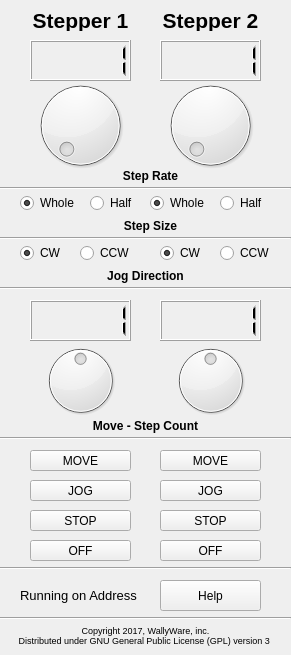
<?xml version="1.0" encoding="UTF-8"?>
<ui version="4.0">
 <class>MCform</class>
 <widget class="QWidget" name="MCform">
  <property name="geometry">
   <rect>
    <x>0</x>
    <y>0</y>
    <width>291</width>
    <height>655</height>
   </rect>
  </property>
  <property name="windowTitle">
   <string>Stepper Controller</string>
  </property>
  <property name="windowIcon">
   <iconset>
    <normaloff>Assets/Icon32X32.png</normaloff>Assets/Icon32X32.png</iconset>
  </property>
  <widget class="QLCDNumber" name="SRD1">
   <property name="geometry">
    <rect>
     <x>30</x>
     <y>40</y>
     <width>101</width>
     <height>41</height>
    </rect>
   </property>
   <property name="value" stdset="0">
    <double>1.000000000000000</double>
   </property>
  </widget>
  <widget class="QLCDNumber" name="SCD1">
   <property name="geometry">
    <rect>
     <x>30</x>
     <y>300</y>
     <width>101</width>
     <height>41</height>
    </rect>
   </property>
   <property name="value" stdset="0">
    <double>1.000000000000000</double>
   </property>
  </widget>
  <widget class="QDial" name="SR1">
   <property name="geometry">
    <rect>
     <x>30</x>
     <y>70</y>
     <width>101</width>
     <height>111</height>
    </rect>
   </property>
   <property name="minimum">
    <number>1</number>
   </property>
   <property name="maximum">
    <number>500</number>
   </property>
   <property name="value">
    <number>1</number>
   </property>
   <property name="sliderPosition">
    <number>1</number>
   </property>
   <property name="notchesVisible">
    <bool>false</bool>
   </property>
  </widget>
  <widget class="QPushButton" name="MOVE1">
   <property name="geometry">
    <rect>
     <x>30</x>
     <y>450</y>
     <width>101</width>
     <height>21</height>
    </rect>
   </property>
   <property name="text">
    <string>MOVE</string>
   </property>
   <attribute name="buttonGroup">
    <string notr="true">buttonGroup_3</string>
   </attribute>
  </widget>
  <widget class="QPushButton" name="JOG1">
   <property name="geometry">
    <rect>
     <x>30</x>
     <y>480</y>
     <width>101</width>
     <height>21</height>
    </rect>
   </property>
   <property name="text">
    <string>JOG</string>
   </property>
   <attribute name="buttonGroup">
    <string notr="true">buttonGroup_3</string>
   </attribute>
  </widget>
  <widget class="QPushButton" name="STOP1">
   <property name="geometry">
    <rect>
     <x>30</x>
     <y>510</y>
     <width>101</width>
     <height>21</height>
    </rect>
   </property>
   <property name="text">
    <string>STOP</string>
   </property>
   <attribute name="buttonGroup">
    <string notr="true">buttonGroup_3</string>
   </attribute>
  </widget>
  <widget class="QDial" name="SC1">
   <property name="geometry">
    <rect>
     <x>30</x>
     <y>340</y>
     <width>101</width>
     <height>81</height>
    </rect>
   </property>
   <property name="minimum">
    <number>-1000</number>
   </property>
   <property name="maximum">
    <number>1000</number>
   </property>
   <property name="sliderPosition">
    <number>1</number>
   </property>
  </widget>
  <widget class="QPushButton" name="OFF1">
   <property name="geometry">
    <rect>
     <x>30</x>
     <y>540</y>
     <width>101</width>
     <height>21</height>
    </rect>
   </property>
   <property name="text">
    <string>OFF</string>
   </property>
   <attribute name="buttonGroup">
    <string notr="true">buttonGroup_3</string>
   </attribute>
  </widget>
  <widget class="QLabel" name="label">
   <property name="geometry">
    <rect>
     <x>110</x>
     <y>160</y>
     <width>81</width>
     <height>31</height>
    </rect>
   </property>
   <property name="font">
    <font>
     <weight>75</weight>
     <bold>true</bold>
    </font>
   </property>
   <property name="text">
    <string>Step Rate</string>
   </property>
   <property name="alignment">
    <set>Qt::AlignCenter</set>
   </property>
  </widget>
  <widget class="QLabel" name="label_2">
   <property name="geometry">
    <rect>
     <x>70</x>
     <y>410</y>
     <width>151</width>
     <height>31</height>
    </rect>
   </property>
   <property name="font">
    <font>
     <weight>75</weight>
     <bold>true</bold>
    </font>
   </property>
   <property name="text">
    <string>Move - Step Count</string>
   </property>
   <property name="alignment">
    <set>Qt::AlignCenter</set>
   </property>
  </widget>
  <widget class="QRadioButton" name="CW1">
   <property name="geometry">
    <rect>
     <x>20</x>
     <y>240</y>
     <width>61</width>
     <height>26</height>
    </rect>
   </property>
   <property name="text">
    <string>CW</string>
   </property>
   <property name="checked">
    <bool>true</bool>
   </property>
   <attribute name="buttonGroup">
    <string notr="true">buttonGroup</string>
   </attribute>
  </widget>
  <widget class="QRadioButton" name="CCW1">
   <property name="geometry">
    <rect>
     <x>80</x>
     <y>240</y>
     <width>61</width>
     <height>26</height>
    </rect>
   </property>
   <property name="text">
    <string>CCW</string>
   </property>
   <attribute name="buttonGroup">
    <string notr="true">buttonGroup</string>
   </attribute>
  </widget>
  <widget class="QLabel" name="label_3">
   <property name="geometry">
    <rect>
     <x>90</x>
     <y>260</y>
     <width>111</width>
     <height>31</height>
    </rect>
   </property>
   <property name="font">
    <font>
     <weight>75</weight>
     <bold>true</bold>
    </font>
   </property>
   <property name="text">
    <string>Jog Direction</string>
   </property>
   <property name="alignment">
    <set>Qt::AlignCenter</set>
   </property>
  </widget>
  <widget class="QLabel" name="label_4">
   <property name="geometry">
    <rect>
     <x>30</x>
     <y>10</y>
     <width>101</width>
     <height>21</height>
    </rect>
   </property>
   <property name="font">
    <font>
     <pointsize>16</pointsize>
     <weight>75</weight>
     <bold>true</bold>
    </font>
   </property>
   <property name="text">
    <string>Stepper 1</string>
   </property>
   <property name="alignment">
    <set>Qt::AlignCenter</set>
   </property>
  </widget>
  <widget class="QPushButton" name="MOVE2">
   <property name="geometry">
    <rect>
     <x>160</x>
     <y>450</y>
     <width>101</width>
     <height>21</height>
    </rect>
   </property>
   <property name="text">
    <string>MOVE</string>
   </property>
   <attribute name="buttonGroup">
    <string notr="true">buttonGroup_4</string>
   </attribute>
  </widget>
  <widget class="QPushButton" name="OFF2">
   <property name="geometry">
    <rect>
     <x>160</x>
     <y>540</y>
     <width>101</width>
     <height>21</height>
    </rect>
   </property>
   <property name="text">
    <string>OFF</string>
   </property>
   <attribute name="buttonGroup">
    <string notr="true">buttonGroup_4</string>
   </attribute>
  </widget>
  <widget class="QDial" name="SR2">
   <property name="geometry">
    <rect>
     <x>160</x>
     <y>70</y>
     <width>101</width>
     <height>111</height>
    </rect>
   </property>
   <property name="minimum">
    <number>1</number>
   </property>
   <property name="maximum">
    <number>500</number>
   </property>
   <property name="sliderPosition">
    <number>1</number>
   </property>
  </widget>
  <widget class="QLabel" name="label_5">
   <property name="geometry">
    <rect>
     <x>160</x>
     <y>10</y>
     <width>101</width>
     <height>21</height>
    </rect>
   </property>
   <property name="font">
    <font>
     <pointsize>16</pointsize>
     <weight>75</weight>
     <bold>true</bold>
    </font>
   </property>
   <property name="text">
    <string>Stepper 2</string>
   </property>
   <property name="alignment">
    <set>Qt::AlignCenter</set>
   </property>
  </widget>
  <widget class="QRadioButton" name="CCW2">
   <property name="geometry">
    <rect>
     <x>220</x>
     <y>240</y>
     <width>61</width>
     <height>26</height>
    </rect>
   </property>
   <property name="text">
    <string>CCW</string>
   </property>
   <attribute name="buttonGroup">
    <string notr="true">buttonGroup_2</string>
   </attribute>
  </widget>
  <widget class="QPushButton" name="JOG2">
   <property name="geometry">
    <rect>
     <x>160</x>
     <y>480</y>
     <width>101</width>
     <height>21</height>
    </rect>
   </property>
   <property name="text">
    <string>JOG</string>
   </property>
   <attribute name="buttonGroup">
    <string notr="true">buttonGroup_4</string>
   </attribute>
  </widget>
  <widget class="QDial" name="SC2">
   <property name="geometry">
    <rect>
     <x>160</x>
     <y>340</y>
     <width>101</width>
     <height>81</height>
    </rect>
   </property>
   <property name="minimum">
    <number>-1000</number>
   </property>
   <property name="maximum">
    <number>1000</number>
   </property>
   <property name="singleStep">
    <number>1</number>
   </property>
   <property name="sliderPosition">
    <number>1</number>
   </property>
  </widget>
  <widget class="QLCDNumber" name="SCD2">
   <property name="geometry">
    <rect>
     <x>160</x>
     <y>300</y>
     <width>101</width>
     <height>41</height>
    </rect>
   </property>
   <property name="value" stdset="0">
    <double>1.000000000000000</double>
   </property>
  </widget>
  <widget class="QLCDNumber" name="SRD2">
   <property name="geometry">
    <rect>
     <x>160</x>
     <y>40</y>
     <width>101</width>
     <height>41</height>
    </rect>
   </property>
   <property name="value" stdset="0">
    <double>1.000000000000000</double>
   </property>
  </widget>
  <widget class="QPushButton" name="STOP2">
   <property name="geometry">
    <rect>
     <x>160</x>
     <y>510</y>
     <width>101</width>
     <height>21</height>
    </rect>
   </property>
   <property name="text">
    <string>STOP</string>
   </property>
   <attribute name="buttonGroup">
    <string notr="true">buttonGroup_4</string>
   </attribute>
  </widget>
  <widget class="QRadioButton" name="CW2">
   <property name="geometry">
    <rect>
     <x>160</x>
     <y>240</y>
     <width>61</width>
     <height>26</height>
    </rect>
   </property>
   <property name="text">
    <string>CW</string>
   </property>
   <property name="checked">
    <bool>true</bool>
   </property>
   <attribute name="buttonGroup">
    <string notr="true">buttonGroup_2</string>
   </attribute>
  </widget>
  <widget class="Line" name="line">
   <property name="geometry">
    <rect>
     <x>0</x>
     <y>180</y>
     <width>291</width>
     <height>16</height>
    </rect>
   </property>
   <property name="orientation">
    <enum>Qt::Horizontal</enum>
   </property>
  </widget>
  <widget class="Line" name="line_2">
   <property name="geometry">
    <rect>
     <x>0</x>
     <y>280</y>
     <width>291</width>
     <height>16</height>
    </rect>
   </property>
   <property name="orientation">
    <enum>Qt::Horizontal</enum>
   </property>
  </widget>
  <widget class="Line" name="line_3">
   <property name="geometry">
    <rect>
     <x>0</x>
     <y>430</y>
     <width>291</width>
     <height>16</height>
    </rect>
   </property>
   <property name="orientation">
    <enum>Qt::Horizontal</enum>
   </property>
  </widget>
  <widget class="Line" name="line_4">
   <property name="geometry">
    <rect>
     <x>0</x>
     <y>610</y>
     <width>291</width>
     <height>16</height>
    </rect>
   </property>
   <property name="orientation">
    <enum>Qt::Horizontal</enum>
   </property>
  </widget>
  <widget class="QLabel" name="label_7">
   <property name="geometry">
    <rect>
     <x>0</x>
     <y>620</y>
     <width>291</width>
     <height>31</height>
    </rect>
   </property>
   <property name="font">
    <font>
     <pointsize>7</pointsize>
    </font>
   </property>
   <property name="text">
    <string>Copyright 2017, WallyWare, inc. 
Distributed under GNU General Public License (GPL) version 3 </string>
   </property>
   <property name="alignment">
    <set>Qt::AlignCenter</set>
   </property>
   <property name="wordWrap">
    <bool>true</bool>
   </property>
  </widget>
  <widget class="Line" name="line_5">
   <property name="geometry">
    <rect>
     <x>0</x>
     <y>230</y>
     <width>291</width>
     <height>16</height>
    </rect>
   </property>
   <property name="orientation">
    <enum>Qt::Horizontal</enum>
   </property>
  </widget>
  <widget class="QRadioButton" name="WHOLE2">
   <property name="geometry">
    <rect>
     <x>150</x>
     <y>190</y>
     <width>71</width>
     <height>26</height>
    </rect>
   </property>
   <property name="text">
    <string>Whole</string>
   </property>
   <property name="checked">
    <bool>true</bool>
   </property>
   <attribute name="buttonGroup">
    <string notr="true">buttonGroup_5</string>
   </attribute>
  </widget>
  <widget class="QRadioButton" name="HALF1">
   <property name="geometry">
    <rect>
     <x>90</x>
     <y>190</y>
     <width>61</width>
     <height>26</height>
    </rect>
   </property>
   <property name="text">
    <string>Half</string>
   </property>
   <attribute name="buttonGroup">
    <string notr="true">buttonGroup_6</string>
   </attribute>
  </widget>
  <widget class="QLabel" name="label_6">
   <property name="geometry">
    <rect>
     <x>110</x>
     <y>210</y>
     <width>81</width>
     <height>31</height>
    </rect>
   </property>
   <property name="font">
    <font>
     <weight>75</weight>
     <bold>true</bold>
    </font>
   </property>
   <property name="text">
    <string>Step Size</string>
   </property>
   <property name="alignment">
    <set>Qt::AlignCenter</set>
   </property>
  </widget>
  <widget class="QRadioButton" name="HALF2">
   <property name="geometry">
    <rect>
     <x>220</x>
     <y>190</y>
     <width>61</width>
     <height>26</height>
    </rect>
   </property>
   <property name="text">
    <string>Half</string>
   </property>
   <attribute name="buttonGroup">
    <string notr="true">buttonGroup_5</string>
   </attribute>
  </widget>
  <widget class="QRadioButton" name="WHOLE1">
   <property name="geometry">
    <rect>
     <x>20</x>
     <y>190</y>
     <width>71</width>
     <height>26</height>
    </rect>
   </property>
   <property name="text">
    <string>Whole</string>
   </property>
   <property name="checked">
    <bool>true</bool>
   </property>
   <attribute name="buttonGroup">
    <string notr="true">buttonGroup_6</string>
   </attribute>
  </widget>
  <widget class="Line" name="line_6">
   <property name="geometry">
    <rect>
     <x>0</x>
     <y>560</y>
     <width>291</width>
     <height>16</height>
    </rect>
   </property>
   <property name="orientation">
    <enum>Qt::Horizontal</enum>
   </property>
  </widget>
  <widget class="QPushButton" name="HelpButton">
   <property name="geometry">
    <rect>
     <x>160</x>
     <y>580</y>
     <width>101</width>
     <height>31</height>
    </rect>
   </property>
   <property name="text">
    <string>Help</string>
   </property>
  </widget>
  <widget class="QLabel" name="ADDRlabel">
   <property name="geometry">
    <rect>
     <x>20</x>
     <y>580</y>
     <width>131</width>
     <height>31</height>
    </rect>
   </property>
   <property name="font">
    <font>
     <pointsize>10</pointsize>
     <weight>50</weight>
     <bold>false</bold>
    </font>
   </property>
   <property name="text">
    <string>Running on Address </string>
   </property>
  </widget>
 </widget>
 <resources/>
 <connections/>
 <buttongroups>
  <buttongroup name="buttonGroup_2"/>
  <buttongroup name="buttonGroup_3"/>
  <buttongroup name="buttonGroup_4"/>
  <buttongroup name="buttonGroup_5"/>
  <buttongroup name="buttonGroup_6"/>
  <buttongroup name="buttonGroup"/>
 </buttongroups>
</ui>
